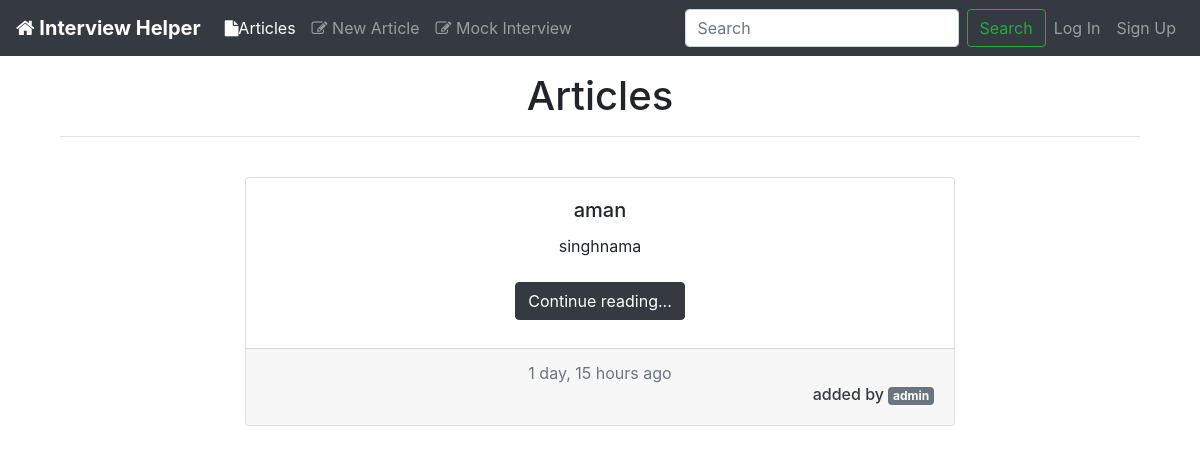
The page / on the database its author committed.
### articles/models.py (models this page shows, shortened)
class Article(models.Model):
    title = models.CharField(max_length=100)
    slug = models.SlugField()
    text = models.TextField()
    date = models.DateTimeField(auto_now_add=True)
    author = models.ForeignKey(CustomUser,on_delete=models.CASCADE,default=None)

### accounts/models.py (models this page shows, shortened)
class CustomUser(AbstractUser):
    username = None
    email = models.EmailField(_('email adress'), unique=True)
    USERNAME_FIELD = 'email'
    name = models.CharField(max_length=255)
    is_active = models.BooleanField(default=True)
    REQUIRED_FIELDS = []
    objects = CustomUserManager()

### firstdev/views.py (the view)
# urls.py: url(r'^$', views.home, name="home"),
def home(request, nouse=0):
    articles = Article.objects.all().order_by('date')
    articles = articles.reverse()
    return render(request, 'articles/article_list.html', {'articles':articles})

### templates/articles/article_list.html
{% extends 'base_layout.html'%}
{% load humanize %}
{% load static%}
{% block activelis %}active{% endblock%}
{% block content %}
<div class="container text-center tex-dark">
  <h1 >Articles</h1>
  <hr>
  <br>
  {% for article in articles %}
  <div class="row">
    <div class="col-lg"></div>
    <div class="col-lg-8">
      <div class="card text-center">
        <div class="card-body">
            <h5 class="card-title">{{article.title}}</h5>
            <div class="card-text preview" style="overflow:auto; height:100%; width:100%;">
              {{article.text|truncatechars_html:500|safe}}
            </div>
            <p class="card-text my-2"><a href="{% url 'articles:details' slug=article.slug%}" class="btn btn-dark">
              Continue reading...
            </a></p>
        </div>
        <div class="card-footer text-muted">
          {{article.date|naturaltime}}
          <a href="{% url 'accounts:profile' email=article.author.email %}">
          <h6 class="text-dark text-right">
            added by <span class="badge badge-secondary">{{article.author.name}}</span>
          </h6></a>
        </div>
      </div>
    </div>
    <div class="col-lg"></div>
  </div>
  <br><br>
  {% endfor %}
</div>
{% endblock %}

### static/static_root/css/custom.css (style rules this page uses)
a:link { text-decoration: none; }

### rows shown on the page
Article: title "aman", text "singhnama", date "1 day, 15 hours ago", author.name "admin"
